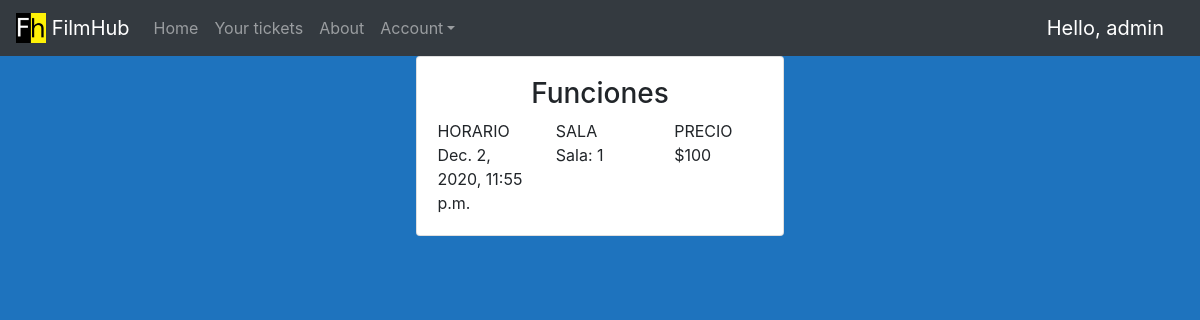
/client/buyticket/1 (signed in), run on the app's committed database.
### FilmHub/models.py (models this page shows, shortened)
class Funcion(models.Model):
    id = models.AutoField(primary_key=True)
    horario = models.DateTimeField(null=True)
    sala = models.ForeignKey(Sala, on_delete=models.CASCADE, null=True)
    pelicula = models.ForeignKey(Pelicula, on_delete=models.CASCADE, null=True)

class Sala(models.Model):
    id = models.AutoField(primary_key=True)
    numero = models.IntegerField(default=0, blank=True, null=True)
    def __str__(self):
        return "Sala: " + str(self.numero)

class Pelicula(models.Model):
    id = models.AutoField(primary_key=True)
    nombre = models.CharField(max_length=25)
    descripcion = models.CharField(max_length=100)
    portada = models.ImageField(default='default.jpg', upload_to='portadas')
    duracion = models.TimeField(null=True)
    precio_base = models.IntegerField(default=0, blank=True, null=True)

### FilmHub/views.py (the view)
# urls.py: path('client/buyticket/<int:funcion>', views.BuyTicketView, name="buy_ticket"),
@login_required(login_url='loginView')
def BuyTicketView(request,funcion):
    funcion = Funcion.objects.get(pk=funcion)
    now = datetime.datetime.now()
    context= {
    'funcion':funcion}
    return render(request, 'FilmHub/buy_ticket.html', context)

### FilmHub/templates/FilmHub/buy_ticket.html
{% extends 'FilmHub/main.html' %}
{% load static %}
{% block content %}
<div class="container h-100">
    <div class="row justify-content-around">
        <div class="col-sm-auto">
            <div class="card card-body">
                <div class="row justify-content-center">
                    <h3>Funciones</h3>
                </div>
                <div class="row justify-content-center">
                    <div class="col-md">
                        HORARIO
                    </div>
                    <div class="col-md">
                        SALA
                    </div>
                    <div class="col-md">
                        PRECIO
                    </div>
                </div>
                    <div class="row justify-content-center">
                        <div class="col-md">
                            {{funcion.horario}}
                        </div>
                        <div class="col-md">
                            {{funcion.sala}}
                        </div>
                        <div class="col-md">
                            ${{funcion.pelicula.precio_base}}
                        </div>
                    </div>
            </div>
        </div>
    </div>
</div>
{% endblock %}

### FilmHub/templates/FilmHub/navbar.html (shortened to what this page needs)
{% load static %}
{% url 'homeView' as home_url %}
{% url 'aboutView' as about_url %}
{% url 'my_tickets' as tickets_url %}
<nav class="navbar sticky-top navbar-expand-sm navbar-dark bg-dark">
    <a class="navbar-brand" href="{% url 'homeView' %}">
        <img src="{% static '/img/FilmHub.png' %}" width="30" height="30" class="d-inline-block align-top" alt="logo" loading="lazy">
        FilmHub
    </a>
    <div class="collapse navbar-collapse" id="collapsibleNavId">
        <ul class="navbar-nav mr-auto mt-2 mt-lg-0">
            <li class="nav-item{% if request.path == home_url %} active{%elif  request.path == home_client_url %} active {%endif%}">
                <a class="nav-link" href="{{home_url}}">Home <span class="sr-only">(current)</span></a>
            </li>
            {% if request.user.is_authenticated  %}
            <li class="nav-item {% if request.path == groups_url %} active {%endif%}">
                <a class="nav-link" href="{{tickets_url}}">Your tickets</a>
            </li>
            {% endif %}
            <li class="nav-item {% if request.path == about_url %} active {%endif%}">
                <a class="nav-link" href="{{about_url}}">About</a>
            </li>
            <li class="nav-item dropdown">
                <a class="nav-link dropdown-toggle" href="#" id="dropdownId" data-toggle="dropdown" aria-haspopup="true"
                    aria-expanded="false">Account</a>
            </li>
        </ul>
        {% if request.user.is_authenticated %}
        <span style="color:white;" class="hello-msg">Hello, {{request.user}} </span>
        {% endif %}
    </div>
</nav>

### static/css/main.css (style rules this page uses)
body, html { margin: 0; padding: 0; height: 100%; background: #1e73be !important; }
.hello-msg { font-size: 20px; color: #000000; margin-right: 20px; }

### data on the page
Funcion: horario "Dec. 2, 2020, 11:55 p.m.", sala "Sala: 1", pelicula.precio_base "100"

### other printed values
{{ request.user }} "admin"
